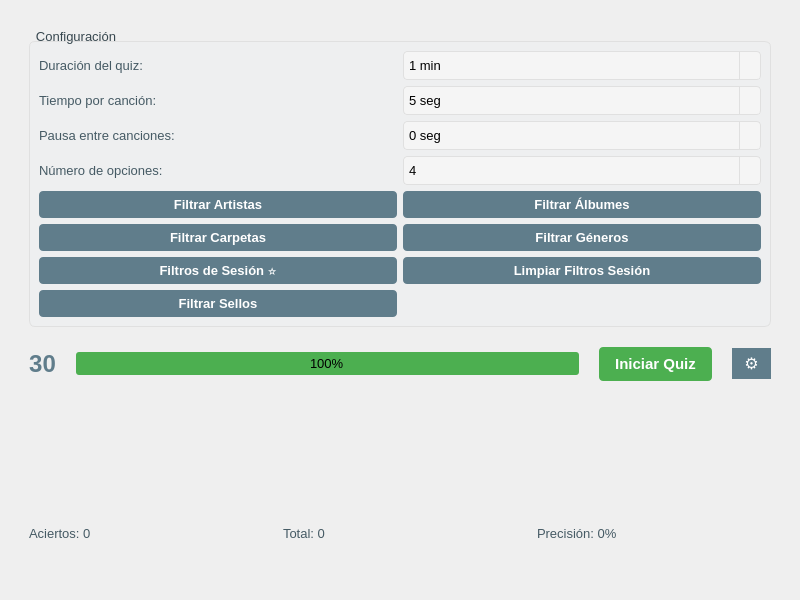
<?xml version="1.0" encoding="UTF-8"?>
<ui version="4.0">
 <class>MusicQuiz</class>
 <widget class="QWidget" name="MusicQuiz">
  <property name="geometry">
   <rect>
    <x>0</x>
    <y>0</y>
    <width>800</width>
    <height>600</height>
   </rect>
  </property>
  <property name="windowTitle">
   <string>Music Quiz</string>
  </property>
  <property name="styleSheet">
   <string notr="true">/* Estilo general */
QWidget {
    font-family: 'Segoe UI', Arial, sans-serif;
    font-size: 10pt;
}

/* Botones */
QPushButton {
    background-color: #607D8B;
    color: white;
    border: none;
    border-radius: 4px;
    padding: 6px 12px;
    font-weight: bold;
}

QPushButton:hover {
    background-color: #78909C;
}

QPushButton:pressed {
    background-color: #546E7A;
}

/* Botones de acción (Iniciar/Detener) */
#toggle_button {
    background-color: #4CAF50;
    padding: 8px 16px;
    font-size: 11pt;
}

#toggle_button:hover {
    background-color: #66BB6A;
}

#toggle_button:pressed {
    background-color: #43A047;
}

/* Botón de configuración */
#config_button {
    background-color: #607D8B;
    border-radius: 20px;
    font-size: 16px;
}

/* GroupBox */
QGroupBox {
    border: 1px solid #E0E0E0;
    border-radius: 6px;
    margin-top: 12px;
    background-color: rgba(236, 239, 241, 0.5);
}

QGroupBox::title {
    subcontrol-origin: margin;
    subcontrol-position: top left;
    background-color: transparent;
    padding: 0 5px;
    color: #37474F;
}

/* ProgressBar */
QProgressBar {
    border: none;
    border-radius: 3px;
    text-align: center;
    background-color: #E0E0E0;
}

QProgressBar::chunk {
    background-color: #4CAF50;
    border-radius: 3px;
}

/* ComboBox */
QComboBox {
    border: 1px solid #E0E0E0;
    border-radius: 4px;
    padding: 5px;
    background-color: #F5F5F5;
}

QComboBox:hover, QComboBox:focus {
    border: 1px solid #78909C;
    background-color: #FFFFFF;
}

QComboBox::drop-down {
    border: none;
    border-left: 1px solid #E0E0E0;
    width: 20px;
}

QComboBox::down-arrow {
    width: 12px;
    height: 12px;
}

/* Labels */
QLabel {
    color: #455A64;
}

#countdown_label {
    color: #607D8B;
    font-weight: bold;
    font-size: 18pt;
}

/* Scroll Area */
QScrollArea {
    border: none;
    background-color: transparent;
}

/* Botones de Filtro */
QPushButton[filter_button=true] {
    background-color: transparent;
    color: #607D8B;
    border: 1px solid #B0BEC5;
    border-radius: 4px;
    padding: 6px;
    font-weight: normal;
}

QPushButton[filter_button=true]:hover {
    background-color: rgba(96, 125, 139, 0.1);
    border-color: #607D8B;
}

/* Contenedor de opciones */
#options_container {
    background-color: transparent;
}</string>
  </property>
  <layout class="QVBoxLayout" name="main_layout">
   <property name="spacing">
    <number>20</number>
   </property>
   <property name="leftMargin">
    <number>20</number>
   </property>
   <property name="topMargin">
    <number>20</number>
   </property>
   <property name="rightMargin">
    <number>20</number>
   </property>
   <property name="bottomMargin">
    <number>20</number>
   </property>
   <item>
    <widget class="QScrollArea" name="scroll_area">
     <property name="frameShape">
      <enum>QFrame::NoFrame</enum>
     </property>
     <property name="widgetResizable">
      <bool>true</bool>
     </property>
     <widget class="QWidget" name="scroll_content">
      <property name="geometry">
       <rect>
        <x>0</x>
        <y>0</y>
        <width>760</width>
        <height>560</height>
       </rect>
      </property>
      <layout class="QVBoxLayout" name="scroll_layout">
       <property name="spacing">
        <number>20</number>
       </property>
       <item>
        <widget class="QGroupBox" name="config_group">
         <property name="visible">
          <bool>false</bool>
         </property>
         <property name="title">
          <string>Configuración</string>
         </property>
         <layout class="QGridLayout" name="config_layout">
          <item row="0" column="0">
           <widget class="QLabel" name="quiz_duration_label">
            <property name="text">
             <string>Duración del quiz:</string>
            </property>
           </widget>
          </item>
          <item row="0" column="1">
           <widget class="QComboBox" name="quiz_duration_combo">
            <item>
             <property name="text">
              <string>1 min</string>
             </property>
            </item>
            <item>
             <property name="text">
              <string>3 min</string>
             </property>
            </item>
            <item>
             <property name="text">
              <string>5 min</string>
             </property>
            </item>
            <item>
             <property name="text">
              <string>10 min</string>
             </property>
            </item>
           </widget>
          </item>
          <item row="1" column="0">
           <widget class="QLabel" name="song_duration_label">
            <property name="text">
             <string>Tiempo por canción:</string>
            </property>
           </widget>
          </item>
          <item row="1" column="1">
           <widget class="QComboBox" name="song_duration_combo">
            <item>
             <property name="text">
              <string>5 seg</string>
             </property>
            </item>
            <item>
             <property name="text">
              <string>10 seg</string>
             </property>
            </item>
            <item>
             <property name="text">
              <string>20 seg</string>
             </property>
            </item>
            <item>
             <property name="text">
              <string>30 seg</string>
             </property>
            </item>
            <item>
             <property name="text">
              <string>60 seg</string>
             </property>
            </item>
           </widget>
          </item>
          <item row="2" column="0">
           <widget class="QLabel" name="pause_duration_label">
            <property name="text">
             <string>Pausa entre canciones:</string>
            </property>
           </widget>
          </item>
          <item row="2" column="1">
           <widget class="QComboBox" name="pause_duration_combo">
            <item>
             <property name="text">
              <string>0 seg</string>
             </property>
            </item>
            <item>
             <property name="text">
              <string>1 seg</string>
             </property>
            </item>
            <item>
             <property name="text">
              <string>2 seg</string>
             </property>
            </item>
            <item>
             <property name="text">
              <string>3 seg</string>
             </property>
            </item>
            <item>
             <property name="text">
              <string>5 seg</string>
             </property>
            </item>
            <item>
             <property name="text">
              <string>10 seg</string>
             </property>
            </item>
           </widget>
          </item>
          <item row="3" column="0">
           <widget class="QLabel" name="options_count_label">
            <property name="text">
             <string>Número de opciones:</string>
            </property>
           </widget>
          </item>
          <item row="3" column="1">
           <widget class="QComboBox" name="options_count_combo">
            <property name="currentIndex">
             <number>1</number>
            </property>
            <item>
             <property name="text">
              <string>2</string>
             </property>
            </item>
            <item>
             <property name="text">
              <string>4</string>
             </property>
            </item>
            <item>
             <property name="text">
              <string>6</string>
             </property>
            </item>
            <item>
             <property name="text">
              <string>8</string>
             </property>
            </item>
           </widget>
          </item>
          <item row="4" column="0" colspan="2">
           <layout class="QGridLayout" name="filter_layout">
            <item row="0" column="0">
             <widget class="QPushButton" name="filter_artists_btn">
              <property name="text">
               <string>Filtrar Artistas</string>
              </property>
              <property name="filter_button" stdset="0">
               <bool>true</bool>
              </property>
              <property name="icon">
               <iconset>
                <normaloff>icons/artist.svg</normaloff>icons/artist.svg</iconset>
              </property>
             </widget>
            </item>
            <item row="0" column="1">
             <widget class="QPushButton" name="filter_albums_btn">
              <property name="text">
               <string>Filtrar Álbumes</string>
              </property>
              <property name="filter_button" stdset="0">
               <bool>true</bool>
              </property>
              <property name="icon">
               <iconset>
                <normaloff>icons/album.svg</normaloff>icons/album.svg</iconset>
              </property>
             </widget>
            </item>
            <item row="1" column="0">
             <widget class="QPushButton" name="filter_folders_btn">
              <property name="text">
               <string>Filtrar Carpetas</string>
              </property>
              <property name="filter_button" stdset="0">
               <bool>true</bool>
              </property>
              <property name="icon">
               <iconset>
                <normaloff>icons/folder.svg</normaloff>icons/folder.svg</iconset>
              </property>
             </widget>
            </item>
            <item row="1" column="1">
             <widget class="QPushButton" name="filter_genres_btn">
              <property name="text">
               <string>Filtrar Géneros</string>
              </property>
              <property name="filter_button" stdset="0">
               <bool>true</bool>
              </property>
              <property name="icon">
               <iconset>
                <normaloff>icons/genre.svg</normaloff>icons/genre.svg</iconset>
              </property>
             </widget>
            </item>
            <item row="2" column="0">
             <widget class="QPushButton" name="session_filters_btn">
              <property name="text">
               <string>Filtros de Sesión ⭐</string>
              </property>
              <property name="filter_button" stdset="0">
               <bool>true</bool>
              </property>
              <property name="icon">
               <iconset>
                <normaloff>icons/session.svg</normaloff>icons/session.svg</iconset>
              </property>
             </widget>
            </item>
            <item row="2" column="1">
             <widget class="QPushButton" name="clear_session_btn">
              <property name="text">
               <string>Limpiar Filtros Sesión</string>
              </property>
              <property name="filter_button" stdset="0">
               <bool>true</bool>
              </property>
              <property name="icon">
               <iconset>
                <normaloff>icons/clear.svg</normaloff>icons/clear.svg</iconset>
              </property>
             </widget>
            </item>
            <item row="3" column="0">
             <widget class="QPushButton" name="filter_sellos_btn">
              <property name="text">
               <string>Filtrar Sellos</string>
              </property>
              <property name="filter_button" stdset="0">
               <bool>true</bool>
              </property>
              <property name="icon">
               <iconset>
                <normaloff>icons/label.svg</normaloff>icons/label.svg</iconset>
              </property>
             </widget>
            </item>
           </layout>
          </item>
         </layout>
        </widget>
       </item>
       <item>
        <layout class="QHBoxLayout" name="timer_layout">
         <item>
          <widget class="QLabel" name="countdown_label">
           <property name="text">
            <string>30</string>
           </property>
           <property name="alignment">
            <set>Qt::AlignCenter</set>
           </property>
           <property name="font">
            <font>
             <family>Arial</family>
             <pointsize>18</pointsize>
             <bold>true</bold>
            </font>
           </property>
          </widget>
         </item>
         <item>
          <widget class="QProgressBar" name="progress_bar">
           <property name="value">
            <number>100</number>
           </property>
          </widget>
         </item>
         <item>
          <widget class="QPushButton" name="toggle_button">
           <property name="text">
            <string>Iniciar Quiz</string>
           </property>
          </widget>
         </item>
         <item>
          <widget class="QPushButton" name="config_button">
           <property name="text">
            <string>⚙️</string>
           </property>
           <property name="fixedWidth" stdset="0">
            <number>40</number>
           </property>
          </widget>
         </item>
        </layout>
       </item>
       <item>
        <widget class="QWidget" name="options_container">
         <layout class="QGridLayout" name="options_grid">
          <property name="leftMargin">
           <number>0</number>
          </property>
          <property name="topMargin">
           <number>0</number>
          </property>
          <property name="rightMargin">
           <number>0</number>
          </property>
          <property name="bottomMargin">
           <number>0</number>
          </property>
         </layout>
        </widget>
       </item>
       <item>
        <layout class="QHBoxLayout" name="stats_layout">
         <item>
          <widget class="QLabel" name="score_label">
           <property name="text">
            <string>Aciertos: 0</string>
           </property>
           <property name="fixedHeight" stdset="0">
            <number>20</number>
           </property>
          </widget>
         </item>
         <item>
          <widget class="QLabel" name="total_label">
           <property name="text">
            <string>Total: 0</string>
           </property>
           <property name="fixedHeight" stdset="0">
            <number>20</number>
           </property>
          </widget>
         </item>
         <item>
          <widget class="QLabel" name="accuracy_label">
           <property name="text">
            <string>Precisión: 0%</string>
           </property>
           <property name="fixedHeight" stdset="0">
            <number>20</number>
           </property>
          </widget>
         </item>
        </layout>
       </item>
      </layout>
     </widget>
    </widget>
   </item>
  </layout>
 </widget>
 <resources/>
 <connections/>
</ui>
